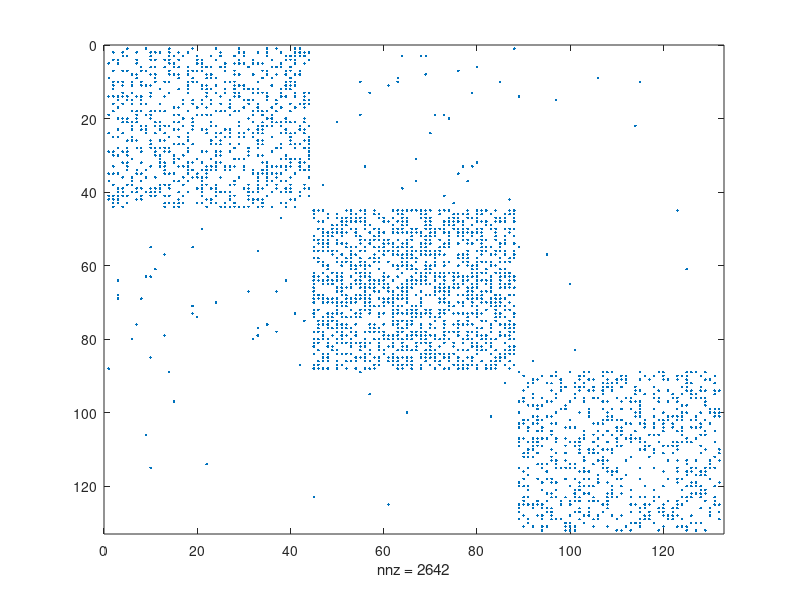

MATLAB code for this plot: (Note: this script raises an error after producing the figure.)
%051709
clear all;
N=3*    44;
% In this segment, we'll plant a partition in a graph, and then use the second smallest eigenvector to find it.
% As always, the first step is to generate our dataset. In this example, we'll be a little more ambitious and use a larger number of vertices. 
x = (1:N);%randperm(N);
gs = N/3;
G1 = x(1:gs);
G2 = x(gs+1:2*gs);
G3= x(2*gs+1:3*gs);
p_G1 = 0.23;
p_G2 = 0.33;
p_G3 = 0.19;
p_Inbetween = 0.016;
A(G1, G1) = rand(gs,gs) < p_G1;
A(G2, G2) = rand(gs,gs) < p_G2;
A(G3, G3) = rand(gs,gs) < p_G3;

[n1,m1]=size( A(G1, G2));
[n2,m2]=size( A(G2, G3));
[n3,m3]=size( A(G3, G1));

B_1=rand(gs, gs);B_2=rand(gs, gs);B_3=rand(gs, gs);
 A(G1, G2) = B_1 < p_Inbetween;
 A(G2, G3) = B_2 < p_Inbetween/3;
 A(G1, G3) = B_3 < p_Inbetween/5;

A = A + A';A=sparse(A);spy(A)
xy=fruchterman_reingold_force_directed_layout(max(A,A'),'force_pairs','grid','initial_temp',1000,'iteration',1); 
XY_fr=fruchterman_reingold_force_directed_layout(sparse(A*1.0));


A(find(A))=(rand(size(find(A)))+0.01)*100;  % make non-zero element of A random.
figure;
tic;
[he,hv]=wgPlot(A,XY_fr,'vertexWeight',(1:N),'vertexMetadata',(1:N),'edgeColorMap',pink);
toc

[x y]=draw_dot(A);

[hE,hV]=wgPlot(A,coord,varargin)


A(G1, G1) = A(G1, G1) < p_G1;
A(G2, G2) = A(G2, G2) < p_G2;
A(G3, G3) = A(G3, G3) < p_G3;
B_1=rand(gs, gs);B_2=rand(gs, gs);B_3=rand(gs, gs);
 A(G1, G2) = B_1 < p_Inbetween;
 A(G2, G3) = B_2 < p_Inbetween/3;
 A(G1, G3) = B_3 < p_Inbetween/5;
 A = A + A';
 
 
 
[row_clust_idx, col_clust_idx,y_index,x_index]= SpectralCoClustering(A,3);





 B = allspath(A);










[n1,m1]=size( A(G1, G2));
[n2,m2]=size( A(G2, G3));
[n3,m3]=size( A(G3, G1));



A = triu(A,1);
A = A + A';spy(A);
L = del2(A);spy(L);
[V D] = eigs(L, 2, 'SA');sigma=eig(A);hist(sigma,50);
D(2,2)
plot(V(:,2), '.-');
plot(sort(V(:,2)), '.-');spy(A);%draw_dot(A);
[ignore p] = sort(V(:,2));
spy(A(p,p));

[x y]=draw_dot(A(p,p));
gplot(A(p,p), [x' y'], '.-')

C_coeff=clustering_coefficients((sparse(A)));full(A)
hist(C_coeff,100);C_mu=mean(C_coeff);

